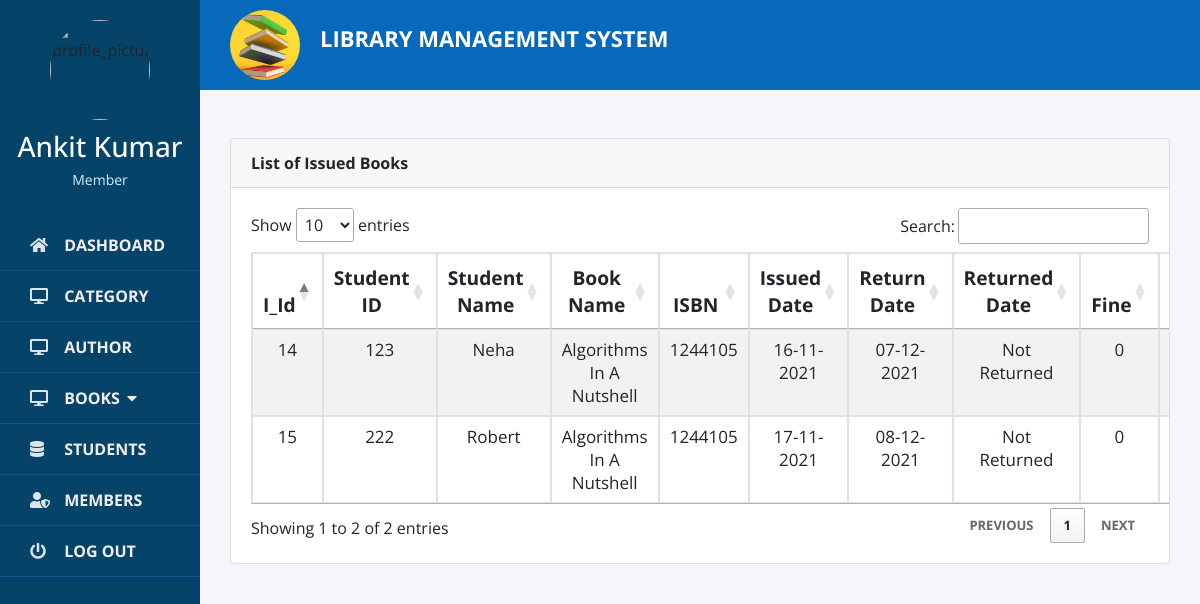
Screenshot of /admin_issuedbook.php (signed in) with the database file from the repository.
### tables this page shows
CREATE TABLE `issuedbook` (
  `i_id` int(20) NOT NULL,
  `bookid` int(20) NOT NULL,
  `Studentid` int(20) NOT NULL,
  `issuedate` timestamp NULL DEFAULT NULL,
  `returndate` timestamp NULL DEFAULT NULL,
  `returneddate` timestamp NULL DEFAULT NULL,
  `fine` float NOT NULL DEFAULT 0,
  `returnstatus` int(1) NOT NULL DEFAULT 1
);

CREATE TABLE `students` (
  `Studentid` int(20) NOT NULL,
  `Name` varchar(100) NOT NULL,
  `Emailid` varchar(150) NOT NULL,
  `Mobilenumber` varchar(20) NOT NULL,
  `Password` varchar(150) NOT NULL,
  `book_slot` int(11) NOT NULL DEFAULT 5,
  `photo` varchar(200) NOT NULL,
  `status` int(1) NOT NULL,
  `regdate` timestamp NOT NULL DEFAULT current_timestamp() ON UPDATE current_timestamp()
);

CREATE TABLE `books` (
  `b_id` int(20) NOT NULL,
  `name` varchar(100) NOT NULL,
  `categoryid` int(11) NOT NULL,
  `author` varchar(200) NOT NULL,
  `volume` int(11) NOT NULL DEFAULT 0,
  `quantity` int(11) NOT NULL,
  `cover` varchar(200) NOT NULL,
  `isbn` int(20) NOT NULL,
  `price` float NOT NULL,
  `regdate` timestamp NOT NULL DEFAULT current_timestamp()
);

### admin_issuedbook.php (the view, shortened to what this page needs)
<?php
$conn=new mysqli("localhost","root","","librarymanage");
if(strlen($_SESSION['login'])==0)
{
  header("location: login.php");
}
else
{
?>
<!DOCTYPE html>
<html lang="en">
<head>
	<link rel="stylesheet" href="https://maxcdn.bootstrapcdn.com/bootstrap/4.5.2/css/bootstrap.min.css">
	<link rel="stylesheet" type="text/css" href="css/nav.css">
	<link rel="stylesheet" type="text/css" href="css/navbar.css">
	<link href="css/manageuser.css" rel="stylesheet" type="text/css">
	<link rel="stylesheet" type="text/css" href="https://cdn.datatables.net/1.11.3/css/jquery.dataTables.min.css">
</head>
<body>
<?php include("sidenav.php") ?>
    <div class="container1">
	<div class="container-fluid">
	<div class="col-lg-12" style="width:100%;">
		<div class="row">
			<div class="col-md-12">
				<div class="card">
					<div class="card-header">
						<b>List of Issued Books</b>
					</div>
					<div class="card-body" style="overflow-x: auto">
			<table cellpadding="0" cellspacing="0" border="0" class="table table-striped table-bordered" id="example">
				<thead>
					<tr>
						<th class="text-center si">I_Id</th>
                        <th class="text-center si">Student ID</th>
						<th class="text-center si">Student Name</th>
                        <th class="text-center si">Book Name</th>
						<th class="text-center si ">ISBN</th>
						<th class="text-center si">Issued Date</th>
						<th class="text-center si">Return Date</th>
						<th class="text-center si">Returned Date</th>
						<th class="text-center si">Fine</th>
						<th class="text-center si">Action</th>
					</tr>
				</thead>
				<tbody>
					<?php
						$users = $conn->query("SELECT issuedbook.i_id,issuedbook.bookid,issuedbook.issueDate,issuedbook.returndate,issuedbook.returneddate,issuedbook.returnstatus,issuedbook.fine,students.Studentid,students.Name as sname,students.photo,books.name,books.cover,books.categoryid,books.author,books.isbn,books.price FROM issuedbook JOIN students ON issuedbook.Studentid = students.Studentid JOIN books ON books.b_id=issuedbook.bookid JOIN category ON books.categoryid=category.c_id order by issuedbook.i_id");
						while($row= $users->fetch_assoc()):
					?>
					<tr class="text-center">
						<td class="ri">
							<?php echo $row['i_id']?>
						</td class="ri">
                        <td class="ri">
						<?php echo ucwords($row['Studentid']) ?>
						</td>
						<td class="ri">
						<?php echo ucwords($row['sname']) ?>
						</td>
						<td class="ri">
							<?php echo ucwords($row['name']) ?>
						</td>
						<td class="ri">
							<?php echo $row['isbn'] ?>
						</td>
						<td class="ri">
							<?php echo date('d-m-Y', strtotime($row['issueDate'])); ?>
						</td>
                        <td class="ri">
							<?php echo date('d-m-Y', strtotime($row['returndate'])); ?>
						</td>
                        <td class="ri">
                            <?php $returned=date('d-m-Y', strtotime($row['returneddate'])); ?>
							<?php echo empty($returned =='01-01-1970') ? $returned : 'Not Returned'; ?>
						</td>
						<td class="ri">
							<?php echo $row['fine']; ?>
						</td>
						<td class="ri">
						</td>
					</tr>
					<?php endwhile; ?>
				</tbody>
			</table>
					</div>
				</div>
			</div>
		</div>
	</div>
</div>
	</div>
</body>
</html>
<?php } ?>

### sidenav.php (shortened to what this page needs)
<?php
	$id = $_SESSION['login_pic'];
?>
<link rel="stylesheet" href="https://use.fontawesome.com/releases/v5.8.1/css/all.css">
<div class="wrapper">
    <div class="section">
            <div class="top_navbar">
            <div class="left" style="display: flex;">
		<a class="logo" href="admin_dashboard.php" style="text-decoration: none;">
				<img class="rounded-circle z-depth-0" src="img/logo top.jpg" width="70" height="70">
			</a>
			<a class="navbar-brand1 lib" href="admin_dashboard.php">Library Management System</a>
		</div>
            </div>
        </div>
        <div class="sidebar">
            <div class="profile">
                <img src="<?php echo($id); ?>" alt="profile_picture">
                <h3><?php echo($_SESSION['login_name']); ?></h3>
                <p><?php echo($_SESSION['user']); ?></p>
            </div>
            <ul>
                <li>
                    <a href="admin_dashboard.php">
                        <span class="icon"><i class="fas fa-home"></i></span>
                        <span class="item">Dashboard</span>
                    </a>
                </li>
                <li>
                    <a href="admin_addcat.php">
                        <span class="icon"><i class="fas fa-desktop"></i></span>
                        <span class="item">Category</span>
                    </a>
                </li>
                <li>
                    <a href="admin_addauthor.php">
                        <span class="icon"><i class="fas fa-desktop"></i></span>
                        <span class="item">Author</span>
                    </a>
                </li>
                <li class="nav-item has-submenu">
                    <a class="nav-link" href="#"> <span class="icon"><i class="fas fa-desktop"></i></span>
                    <span class="item">Books</span><i class="fa fa-caret-down"></i></a>
	</li>
                <li>
                    <a href="admin_users.php">
                        <span class="icon"><i class="fas fa-database"></i></span>
                        <span class="item">Students</span>
                    </a>
                </li>
                <li>
                    <a href="adminsec.php">
                        <span class="icon"><i class="fas  fa-user-shield"></i></span>
                        <span class="item">Members</span>
                    </a>
                </li>
                <li>
                    <a href="logout.php">
                        <span class="icon"><i class="fas fa-power-off"></i></span>
                        <span class="item">LOG OUT</span>
                    </a>
                </li>
            </ul>
        </div>
    </div>

### css/nav.css (style rules this page uses)
* { margin: 0; padding: 0; list-style: none; box-sizing: border-box; font-family: "Poppins" , sans-serif; }
div a { color: white; font-size: 13px; text-transform: uppercase; font-weight: bolder; }

### css/navbar.css (style rules this page uses)
* { margin: 0; padding: 0; -webkit-box-sizing: border-box; box-sizing: border-box; font-family: 'Josefin Sans', sans-serif; }
.navbar-brand1 { float: left; height: 50px; padding: 0 10px; font-size: 25px; line-height: 20px; font-weight: bold; color: white !important; }

### admin_issuedbook.php (style rules this page uses)
.text-center { text-align: center; }
.si { font-size: 1.2rem; font-weight: bold; height: 2rem; }
.ri { padding: 8px 0; font-size: 17px; }
.container1 { position: relative; width: calc(100% - 200px); left: 200px; top: 0; }

### sidenav.php (style rules this page uses)
* { list-style: none; text-decoration: none; margin: 0; padding: 0; box-sizing: border-box; font-family: 'Open Sans', sans-serif; }
body { background: #f5f6fa; }
.wrapper .sidebar { background: rgb(5, 68, 104); position: fixed; top: 0; left: 0; width: 200px; height: 100%; padding: 20px 0; transition: all 0.5s ease; }
.wrapper .sidebar .profile { margin-bottom: 30px; text-align: center; }
.wrapper .sidebar .profile img { display: block; width: 100px; height: 100px; border-radius: 50%; margin: 0 auto; }
.wrapper .sidebar .profile h3 { color: #ffffff; margin: 10px 0 5px; }
.wrapper .sidebar .profile p { color: rgb(206, 240, 253); font-size: 14px; }
.wrapper .sidebar ul li a { display: block; padding: 13px 30px; border-bottom: 1px solid #10558d; color: rgb(241, 237, 237); font-size: 16px; position: relative; }
.wrapper .sidebar ul li a .icon { color: #dee4ec; width: 30px; display: inline-block; }
.wrapper .section { width: calc(100% - 200px); margin-left: 200px; transition: all 0.5s ease; }
.wrapper .section .top_navbar { background: rgb(7, 105, 185); height: 90px; display: flex; align-items: center; padding: 0 30px; }
.lib { font-size: 22px; margin-top:18px; margin-left:10px; }
.fa-caret-down { float: right; padding-right: 33px; padding-top: 4px; }

### rows the page displays
issuedbook: i_id "14", Studentid.Studentid "123", Studentid.Name "Neha", bookid.name "Algorithms In A Nutshell", bookid.isbn "1244105", issuedate "16-11-2021", returndate "07-12-2021", shows "Not Returned", fine "0"
issuedbook: i_id "15", Studentid.Studentid "222", Studentid.Name "Robert", bookid.name "Algorithms In A Nutshell", bookid.isbn "1244105", issuedate "17-11-2021", returndate "08-12-2021", shows "Not Returned", fine "0"

### other values shown
$_SESSION['login_name'] "Ankit Kumar"
$_SESSION['user'] "Member"
